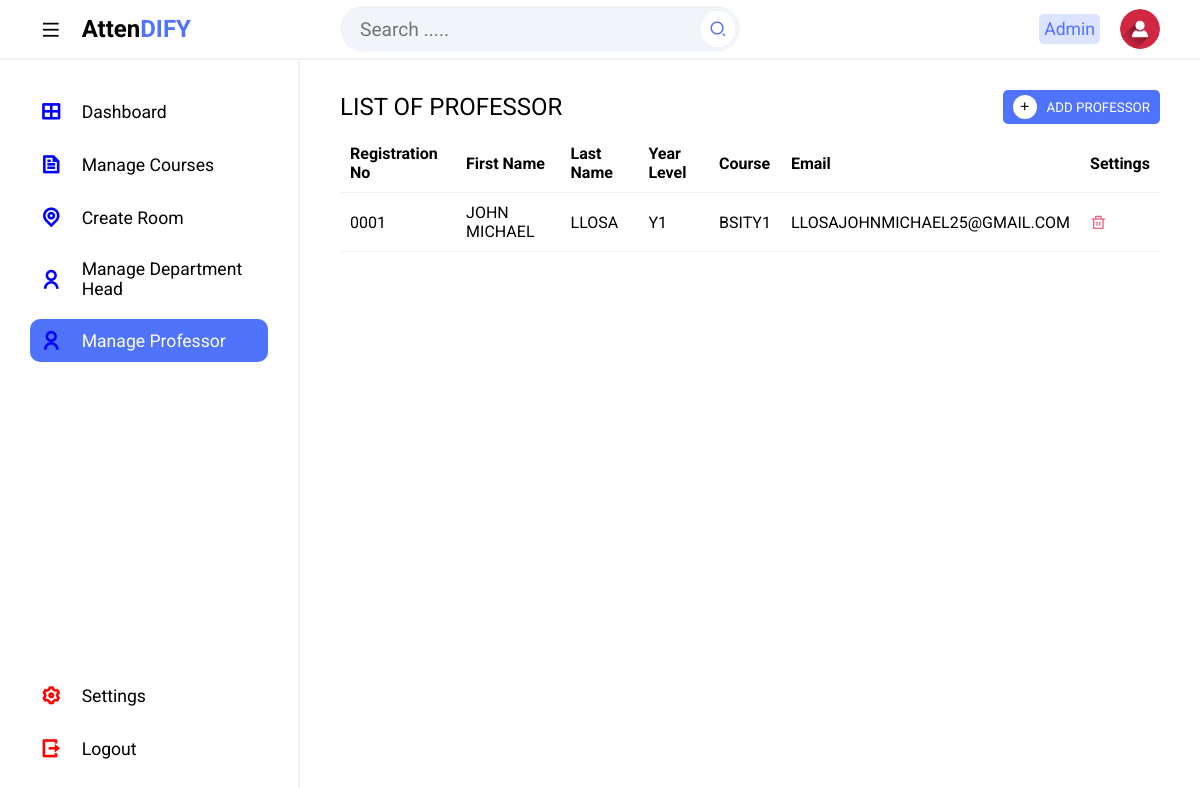
Page /manage-professor (signed in) on the committed database.
### tables this page shows
CREATE TABLE `tblprofessor` (
  `Id` int(10) NOT NULL,
  `firstName` varchar(255) NOT NULL,
  `lastName` varchar(255) NOT NULL,
  `registrationNumber` varchar(255) NOT NULL,
  `email` varchar(50) NOT NULL,
  `yearlevel` varchar(10) NOT NULL,
  `courseCode` varchar(20) NOT NULL,
  `professorImage` varchar(300) NOT NULL,
  `dateRegistered` varchar(50) NOT NULL
);

### resources/lib/php_functions.php (called while the page is built, shortened)
<?php
function fetch($sql)
{
    global $pdo;
    $stmt = $pdo->query($sql);
    $result = $stmt->fetchAll(PDO::FETCH_ASSOC);
    return $result;
}

### resources/pages/administrator/manage-professor.php (the view, shortened to what this page needs)
<!DOCTYPE html>
<html lang="en">
<head>
    <link rel="stylesheet" href="resources/assets/css/admin_styles.css">
    <link rel="stylesheet" href="https://cdnjs.cloudflare.com/ajax/libs/font-awesome/6.5.1/css/all.min.css">
    <link href="https://cdnjs.cloudflare.com/ajax/libs/remixicon/4.2.0/remixicon.css" rel="stylesheet">
</head>
<body>
    <?php include 'includes/topbar.php'; ?>
    <section class=main>
        <?php include "Includes/sidebar.php"; ?>
        <div class="main--content">
            <div class="table-container">
                <div class="title" id="showButton">
                    <h2 class="section--title">LIST OF PROFESSOR</h2>
                    <button class="add"><i class="ri-add-line"></i>ADD PROFESSOR</button>
                </div>
                <div class="table">
                    <table>
                        <thead>
                            <tr>
                                <th>Registration No</th>
                                <th>First Name</th>
                                <th>Last Name</th>
                                <th>Year Level</th>
                                <th>Course</th>
                                <th>Email</th>
                                <th>Settings</th>
                            </tr>
                        </thead>
                        <tbody>
                            <?php
                            $sql = "SELECT * FROM tblprofessor";
                            $result = fetch($sql);
                            if ($result) {
                                foreach ($result as $row) {
                                    echo "<tr id='rowprofessor{$row["Id"]}'>";
                                    echo "<td>" . $row["registrationNumber"] . "</td>";
                                    echo "<td>" . $row["firstName"] . "</td>";
                                    echo "<td>" . $row["lastName"] . "</td>";
                                    echo "<td>" . $row["yearlevel"] . "</td>";
                                    echo "<td>" . $row["courseCode"] . "</td>";
                                    echo "<td>" . $row["email"] . "</td>";
                                    echo "<td><span><i class='ri-delete-bin-line delete' data-id='{$row["Id"]}' data-name='professor'></i></span></td>";
                                    echo "</tr>";
                                }
                            } else {
                                echo "<tr><td colspan='6'>No records found</td></tr>";
                            }
                            ?>
                        </tbody>
                    </table>
                </div>
            </div>
    </section>
</body>
</html>

### resources/assets/css/admin_styles.css (style rules this page uses)
* { margin: 0; padding: 0; box-sizing: border-box; font-family: 'Roboto', sans-serif; }
body { position: relative; width: 100%; }
.main { position: relative; width: 100%; min-height: calc(100vh - 60px); }
thead { position:sticky; top:0; background-color:white; padding:20px; }
.main--content { position: absolute; top: 0; right: 0; height: 100%; width: calc(100% - 300px); padding: 0 40px; transition: .3s; }
.title { display: flex; align-items: center; justify-content: space-between; margin-bottom: 10px; margin-top: 30px; }
.section--title { font-weight: 400; }
.add { display: flex; align-items: center; padding: 5px 10px; outline: none; border: none; background-color: #5073fb; color: #fff; border-radius: 5px; cursor: pointer; transition: .3s; }
.add i { margin-right: 10px; padding: 5px; background-color: #fff; border-radius: 50%; color: #000; }
.table-container { margin-bottom: 20px; }
.table { height: 200px; overflow-y: scroll; }
table { width: 100%; text-align: left; border-collapse: collapse; }
tr { border-bottom: 1px solid #f1f1f1; }
td, th { padding-block: 10px; padding:10px; }
.delete { color: #e86786; }

### rows in the picture
tblprofessor: registrationNumber "0001", firstName "JOHN MICHAEL", lastName "LLOSA", yearlevel "Y1", courseCode "BSITY1", email "LLOSAJOHNMICHAEL25@GMAIL.COM"

### other values in the picture
$logged_in->name "Admin"
